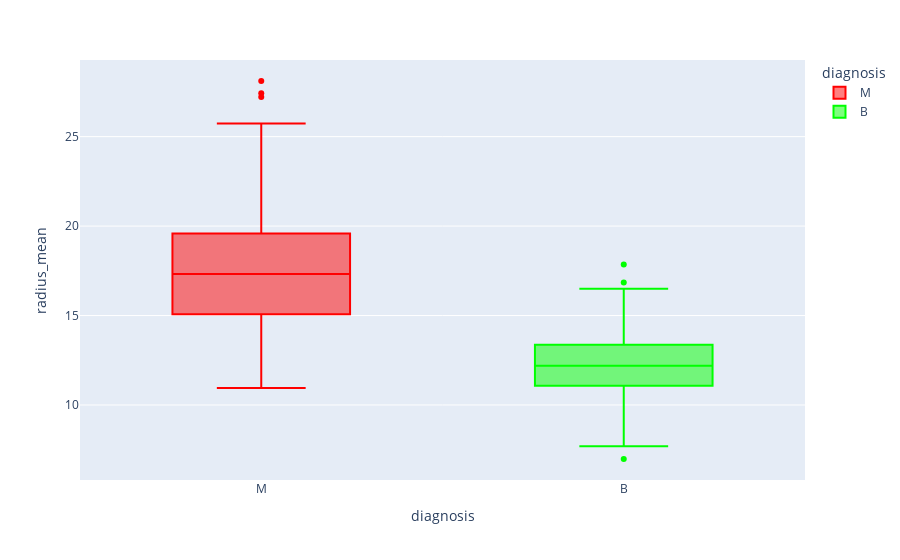
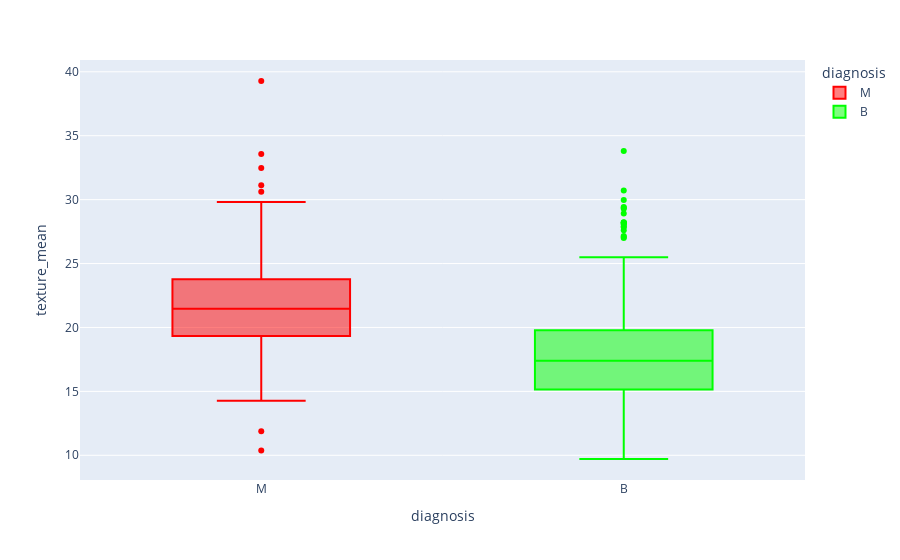
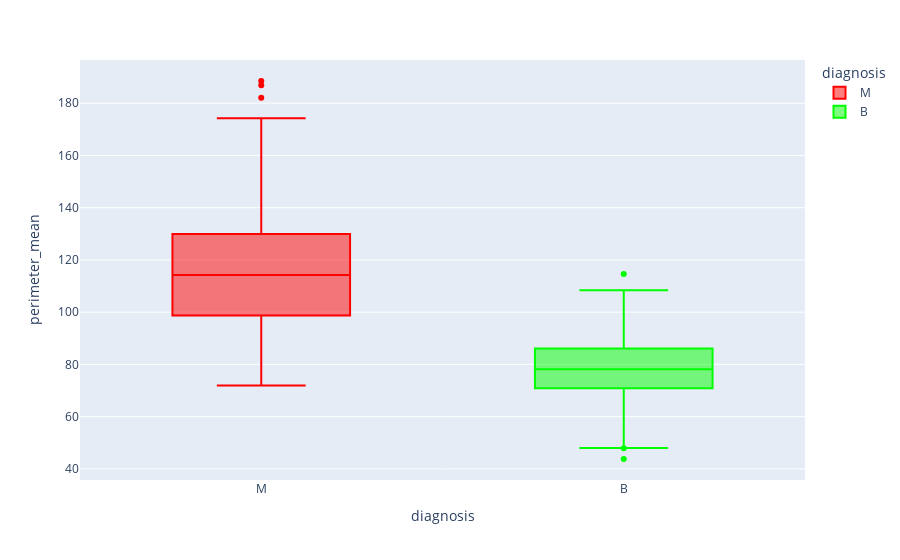
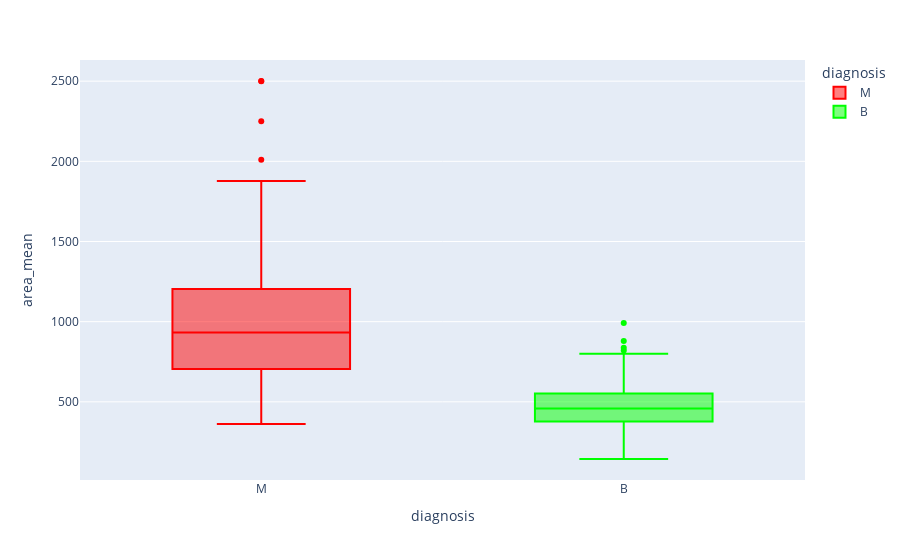

The code cell stored with these charts, in order, in its notebook:
### Code cell
# Visually compare the distribution of each feature
# for malignant tumours versus bening.
# for a given feature, do its values tends to be different for maligant vs benign cases

for column in df.drop("diagnosis", axis=1).columns[:5]:
    # For loop auto iterates through the first 5 columns of the DataFrame, excluding the 'diagnosis' column.
    fig = px.box(data_frame = df,
                 x='diagnosis',
                 color = 'diagnosis',
                 y=column,
                 color_discrete_sequence=['#FF0000', '#00FF00'],
                 orientation='v',)
    fig.show()

### Figure 1 — Plotly figure (JSON) as saved in the notebook; plotly's stock layout.template omitted (floating-point values rounded to 4 significant figures; data arrays with more than 128 entries replaced by an {"elided": "..."} marker saying what was removed)
{"data": [{"alignmentgroup": "True", "hovertemplate": "diagnosis=%{x}<br>radius_mean=%{y}<extra></extra>", "legendgroup": "M", "marker": {"color": "#FF0000"}, "name": "M", "notched": false, "offsetgroup": "M", "orientation": "v", "showlegend": true, "type": "box", "x": {"elided": "212 str values"}, "x0": " ", "xaxis": "x", "y": {"elided": "212 float values"}, "y0": " ", "yaxis": "y"}, {"alignmentgroup": "True", "hovertemplate": "diagnosis=%{x}<br>radius_mean=%{y}<extra></extra>", "legendgroup": "B", "marker": {"color": "#00FF00"}, "name": "B", "notched": false, "offsetgroup": "B", "orientation": "v", "showlegend": true, "type": "box", "x": {"elided": "357 str values"}, "x0": " ", "xaxis": "x", "y": {"elided": "357 float values"}, "y0": " ", "yaxis": "y"}], "layout": {"boxmode": "overlay", "legend": {"title": {"text": "diagnosis"}, "tracegroupgap": 0}, "margin": {"t": 60}, "xaxis": {"anchor": "y", "categoryarray": ["M", "B"], "categoryorder": "array", "domain": [0, 1], "title": {"text": "diagnosis"}}, "yaxis": {"anchor": "x", "domain": [0, 1], "title": {"text": "radius_mean"}}}}

### Figure 2 — Plotly figure (JSON) as saved in the notebook; plotly's stock layout.template omitted (floating-point values rounded to 4 significant figures; data arrays with more than 128 entries replaced by an {"elided": "..."} marker saying what was removed)
{"data": [{"alignmentgroup": "True", "hovertemplate": "diagnosis=%{x}<br>texture_mean=%{y}<extra></extra>", "legendgroup": "M", "marker": {"color": "#FF0000"}, "name": "M", "notched": false, "offsetgroup": "M", "orientation": "v", "showlegend": true, "type": "box", "x": {"elided": "212 str values"}, "x0": " ", "xaxis": "x", "y": {"elided": "212 float values"}, "y0": " ", "yaxis": "y"}, {"alignmentgroup": "True", "hovertemplate": "diagnosis=%{x}<br>texture_mean=%{y}<extra></extra>", "legendgroup": "B", "marker": {"color": "#00FF00"}, "name": "B", "notched": false, "offsetgroup": "B", "orientation": "v", "showlegend": true, "type": "box", "x": {"elided": "357 str values"}, "x0": " ", "xaxis": "x", "y": {"elided": "357 float values"}, "y0": " ", "yaxis": "y"}], "layout": {"boxmode": "overlay", "legend": {"title": {"text": "diagnosis"}, "tracegroupgap": 0}, "margin": {"t": 60}, "xaxis": {"anchor": "y", "categoryarray": ["M", "B"], "categoryorder": "array", "domain": [0, 1], "title": {"text": "diagnosis"}}, "yaxis": {"anchor": "x", "domain": [0, 1], "title": {"text": "texture_mean"}}}}

### Figure 3 — Plotly figure (JSON) as saved in the notebook; plotly's stock layout.template omitted (floating-point values rounded to 4 significant figures; data arrays with more than 128 entries replaced by an {"elided": "..."} marker saying what was removed)
{"data": [{"alignmentgroup": "True", "hovertemplate": "diagnosis=%{x}<br>perimeter_mean=%{y}<extra></extra>", "legendgroup": "M", "marker": {"color": "#FF0000"}, "name": "M", "notched": false, "offsetgroup": "M", "orientation": "v", "showlegend": true, "type": "box", "x": {"elided": "212 str values"}, "x0": " ", "xaxis": "x", "y": {"elided": "212 float values"}, "y0": " ", "yaxis": "y"}, {"alignmentgroup": "True", "hovertemplate": "diagnosis=%{x}<br>perimeter_mean=%{y}<extra></extra>", "legendgroup": "B", "marker": {"color": "#00FF00"}, "name": "B", "notched": false, "offsetgroup": "B", "orientation": "v", "showlegend": true, "type": "box", "x": {"elided": "357 str values"}, "x0": " ", "xaxis": "x", "y": {"elided": "357 float values"}, "y0": " ", "yaxis": "y"}], "layout": {"boxmode": "overlay", "legend": {"title": {"text": "diagnosis"}, "tracegroupgap": 0}, "margin": {"t": 60}, "xaxis": {"anchor": "y", "categoryarray": ["M", "B"], "categoryorder": "array", "domain": [0, 1], "title": {"text": "diagnosis"}}, "yaxis": {"anchor": "x", "domain": [0, 1], "title": {"text": "perimeter_mean"}}}}

### Figure 4 — Plotly figure (JSON) as saved in the notebook; plotly's stock layout.template omitted (floating-point values rounded to 4 significant figures; data arrays with more than 128 entries replaced by an {"elided": "..."} marker saying what was removed)
{"data": [{"alignmentgroup": "True", "hovertemplate": "diagnosis=%{x}<br>area_mean=%{y}<extra></extra>", "legendgroup": "M", "marker": {"color": "#FF0000"}, "name": "M", "notched": false, "offsetgroup": "M", "orientation": "v", "showlegend": true, "type": "box", "x": {"elided": "212 str values"}, "x0": " ", "xaxis": "x", "y": {"elided": "212 float values"}, "y0": " ", "yaxis": "y"}, {"alignmentgroup": "True", "hovertemplate": "diagnosis=%{x}<br>area_mean=%{y}<extra></extra>", "legendgroup": "B", "marker": {"color": "#00FF00"}, "name": "B", "notched": false, "offsetgroup": "B", "orientation": "v", "showlegend": true, "type": "box", "x": {"elided": "357 str values"}, "x0": " ", "xaxis": "x", "y": {"elided": "357 float values"}, "y0": " ", "yaxis": "y"}], "layout": {"boxmode": "overlay", "legend": {"title": {"text": "diagnosis"}, "tracegroupgap": 0}, "margin": {"t": 60}, "xaxis": {"anchor": "y", "categoryarray": ["M", "B"], "categoryorder": "array", "domain": [0, 1], "title": {"text": "diagnosis"}}, "yaxis": {"anchor": "x", "domain": [0, 1], "title": {"text": "area_mean"}}}}
